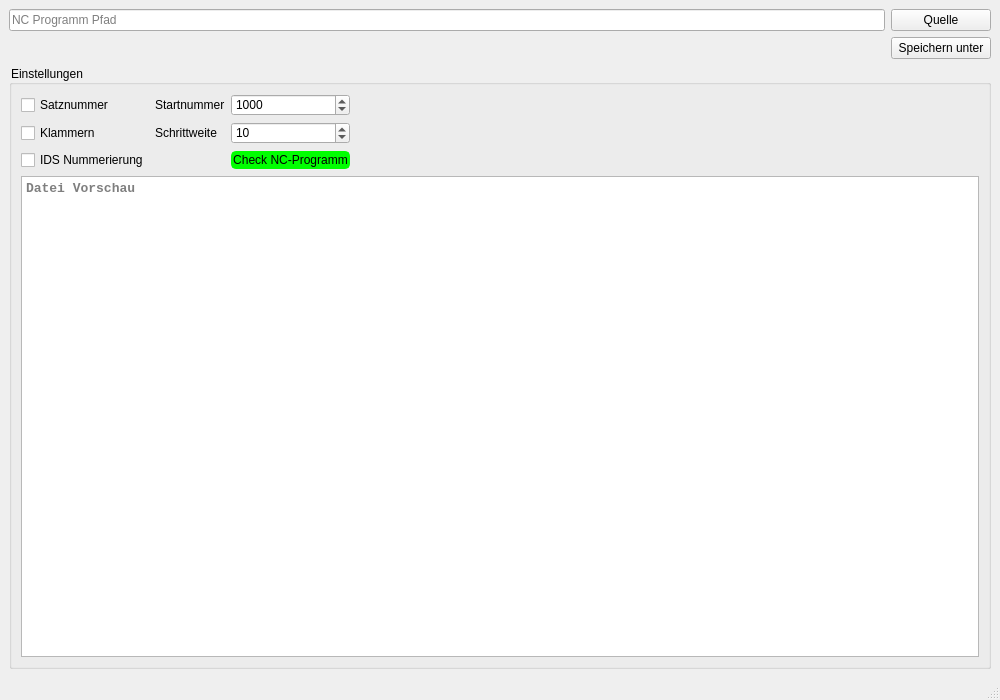
<?xml version="1.0" encoding="UTF-8"?>
<ui version="4.0">
 <class>Hauptfenster</class>
 <widget class="QMainWindow" name="Hauptfenster">
  <property name="geometry">
   <rect>
    <x>0</x>
    <y>0</y>
    <width>1000</width>
    <height>700</height>
   </rect>
  </property>
  <property name="windowTitle">
   <string>NC-Checker</string>
  </property>
  <property name="windowIcon">
   <iconset>
    <normaloff>icons/lvt.png</normaloff>icons/lvt.png</iconset>
  </property>
  <property name="styleSheet">
   <string notr="true"/>
  </property>
  <widget class="QWidget" name="centralwidget">
   <layout class="QVBoxLayout" name="verticalLayout">
    <item>
     <layout class="QGridLayout" name="gridLayout">
      <item row="0" column="0" colspan="2">
       <widget class="QLineEdit" name="le_input">
        <property name="enabled">
         <bool>true</bool>
        </property>
        <property name="sizePolicy">
         <sizepolicy hsizetype="Expanding" vsizetype="Fixed">
          <horstretch>0</horstretch>
          <verstretch>0</verstretch>
         </sizepolicy>
        </property>
        <property name="minimumSize">
         <size>
          <width>0</width>
          <height>0</height>
         </size>
        </property>
        <property name="baseSize">
         <size>
          <width>0</width>
          <height>0</height>
         </size>
        </property>
        <property name="layoutDirection">
         <enum>Qt::LeftToRight</enum>
        </property>
        <property name="styleSheet">
         <string notr="true"/>
        </property>
        <property name="text">
         <string/>
        </property>
        <property name="readOnly">
         <bool>true</bool>
        </property>
        <property name="placeholderText">
         <string>NC Programm Pfad</string>
        </property>
       </widget>
      </item>
      <item row="0" column="2">
       <widget class="QPushButton" name="pb_quelle">
        <property name="sizePolicy">
         <sizepolicy hsizetype="Fixed" vsizetype="Fixed">
          <horstretch>0</horstretch>
          <verstretch>0</verstretch>
         </sizepolicy>
        </property>
        <property name="minimumSize">
         <size>
          <width>100</width>
          <height>0</height>
         </size>
        </property>
        <property name="maximumSize">
         <size>
          <width>100</width>
          <height>50</height>
         </size>
        </property>
        <property name="styleSheet">
         <string notr="true"/>
        </property>
        <property name="text">
         <string>Quelle</string>
        </property>
       </widget>
      </item>
      <item row="2" column="2">
       <widget class="QPushButton" name="pb_sav_as">
        <property name="styleSheet">
         <string notr="true"/>
        </property>
        <property name="text">
         <string>Speichern unter</string>
        </property>
       </widget>
      </item>
      <item row="3" column="0" colspan="3">
       <widget class="QGroupBox" name="groupBox">
        <property name="styleSheet">
         <string notr="true">color: rgb(0, 0, 0);</string>
        </property>
        <property name="title">
         <string>Einstellungen</string>
        </property>
        <layout class="QGridLayout" name="gridLayout_2">
         <item row="0" column="0">
          <widget class="QCheckBox" name="cb_satznummern">
           <property name="styleSheet">
            <string notr="true">color: rgb(0, 0, 0);</string>
           </property>
           <property name="text">
            <string>Satznummer</string>
           </property>
           <property name="checked">
            <bool>false</bool>
           </property>
          </widget>
         </item>
         <item row="2" column="3" colspan="2">
          <spacer name="horizontalSpacer_3">
           <property name="orientation">
            <enum>Qt::Horizontal</enum>
           </property>
           <property name="sizeHint" stdset="0">
            <size>
             <width>40</width>
             <height>20</height>
            </size>
           </property>
          </spacer>
         </item>
         <item row="0" column="2">
          <widget class="QSpinBox" name="sb_startnummer">
           <property name="styleSheet">
            <string notr="true">color: rgb(0, 0, 0);</string>
           </property>
           <property name="maximum">
            <number>10000</number>
           </property>
           <property name="singleStep">
            <number>100</number>
           </property>
           <property name="value">
            <number>1000</number>
           </property>
          </widget>
         </item>
         <item row="1" column="3">
          <spacer name="horizontalSpacer">
           <property name="orientation">
            <enum>Qt::Horizontal</enum>
           </property>
           <property name="sizeHint" stdset="0">
            <size>
             <width>40</width>
             <height>20</height>
            </size>
           </property>
          </spacer>
         </item>
         <item row="1" column="2">
          <widget class="QSpinBox" name="sb_schrittweite">
           <property name="styleSheet">
            <string notr="true">color: rgb(0, 0, 0);</string>
           </property>
           <property name="minimum">
            <number>0</number>
           </property>
           <property name="maximum">
            <number>1000</number>
           </property>
           <property name="value">
            <number>10</number>
           </property>
          </widget>
         </item>
         <item row="1" column="0">
          <widget class="QCheckBox" name="cb_klammern">
           <property name="styleSheet">
            <string notr="true">color: rgb(0, 0, 0);</string>
           </property>
           <property name="text">
            <string>Klammern</string>
           </property>
          </widget>
         </item>
         <item row="3" column="0" colspan="5">
          <widget class="QTextBrowser" name="textBrowser">
           <property name="font">
            <font>
             <family>Courier New</family>
             <pointsize>10</pointsize>
             <bold>true</bold>
            </font>
           </property>
           <property name="styleSheet">
            <string notr="true"/>
           </property>
           <property name="placeholderText">
            <string>Datei Vorschau</string>
           </property>
          </widget>
         </item>
         <item row="2" column="0">
          <widget class="QCheckBox" name="checkBox">
           <property name="styleSheet">
            <string notr="true">color: rgb(0, 0, 0);</string>
           </property>
           <property name="text">
            <string>IDS Nummerierung</string>
           </property>
          </widget>
         </item>
         <item row="2" column="2">
          <widget class="QPushButton" name="pb_check_program">
           <property name="styleSheet">
            <string notr="true">color: rgb(0, 0, 0);
background-color: rgb(0, 255, 0);
border-style: solid;
border-color: rgb(0, 255, 0);
border-width: 2px;
border-radius: 5px;</string>
           </property>
           <property name="text">
            <string>Check NC-Programm</string>
           </property>
          </widget>
         </item>
         <item row="0" column="1">
          <widget class="QLabel" name="lb_startnummer">
           <property name="styleSheet">
            <string notr="true">color: rgb(0, 0, 0);</string>
           </property>
           <property name="text">
            <string>Startnummer</string>
           </property>
          </widget>
         </item>
         <item row="1" column="1">
          <widget class="QLabel" name="lb_schrittweite">
           <property name="styleSheet">
            <string notr="true">color: rgb(0, 0, 0);</string>
           </property>
           <property name="text">
            <string>Schrittweite</string>
           </property>
          </widget>
         </item>
        </layout>
       </widget>
      </item>
     </layout>
    </item>
   </layout>
  </widget>
  <widget class="QStatusBar" name="statusbar"/>
 </widget>
 <resources/>
 <connections/>
</ui>
